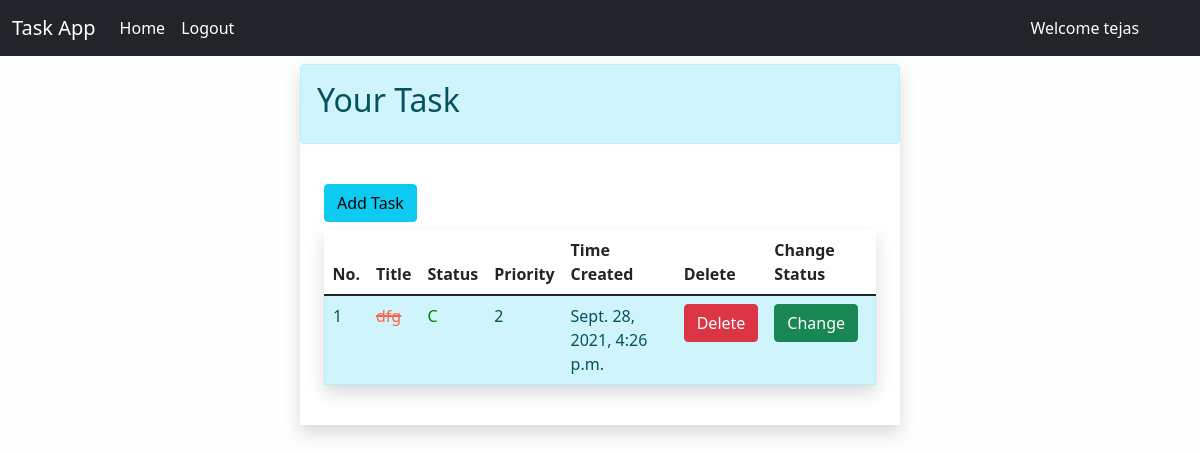
The app's page /view_task/ (signed in) with its own data.
### Task_app/models.py (models this page shows)
class TaskApp(models.Model):
    status_choices=[
        ('C', 'Completed'),
        ('P', 'Pending'),
    ]
    priority_choices=[
        ('1', 'one'),
        ('2', 'two'),
        ('3', 'three'),
        ('4', 'four'),
        ('5', 'five'),
    ]
    title = models.CharField(max_length=30)
    status = models.CharField(max_length=2,choices=status_choices)
    date = models.DateTimeField(auto_now_add=True)
    user = models.ForeignKey(User , on_delete= models.CASCADE)
    priority = models.CharField(max_length=2, choices=priority_choices)

### Task_app/views.py (the view)
# urls.py: path('view_task/', view_task ,name='view_task' ),
def view_task(request):
    if request.user.is_authenticated:
        user = request.user
        form = TaskAppForm()
        tasks = TaskApp.objects.filter(user=user).order_by('priority')
        return render(request, 'view_task.html', {'form': form, 'tasks': tasks})
    else:
        return redirect('ulogin')

### Task_app/templates/view_task.html (shortened to what this page needs)
{% extends 'base.html' %}
{% block content %}
<div class="col-lg-6 shadow mx-auto mt-2 " style="background-color: white;">
    <div class="alert alert-info">
        <h2>Your Task</h2>
    </div>
    <div class="p-4">
        <button class="btn btn-info"><a href="{% url 'add_task' %}" style="text-decoration:none; color:black;">Add
                Task</a></button>
        <br>
        {% if tasks|length == 0 %}
        <div class="alert alert-info text-center" style="margin-top:10px;">
            <p class="display-20" style="font-size:40px;">No Task Available</p>
        </div>
        {% else %}
        <table class="table shadow mt-2">
            <thead>
                <tr>
                    <th>No.</th>
                    <th>Title</th>
                    <th>Status</th>
                    <th>Priority</th>
                    <th>Time Created</th>
                    <th>Delete</th>
                    <th>Change Status</th>
                </tr>
            </thead>
            <tbody>
                {% for task in tasks %}
                <tr class="alert alert-info">
                    <td>{{forloop.counter}}</td>
                    {% if task.status == 'C' %}
                    <td style="color:tomato; text-decoration: line-through 2px solid tomato;">{{task.title}}</td>
                    {% else %}
                    <td style="color:tomato;">{{task.title}}</td>
                    {% endif %}
                    <td style="color:green;">{{task.status}}</td>
                    <td>{{task.priority}}</td>
                    <td>{{task.date}}</td>
                    <td><a href="/delete_task/{{task.id}}"
                    onclick="return confirm('are you sure??? you want to delete the task')" class="btn btn-danger" title="delete">Delete</a></td>
                    {% if task.status == 'C' %}
                    <td><a href="/change_status/{{task.id}}/P" onclick="return confirm('are you sure? you are changing status from completed to pending??')" class="btn btn-success" title="delete">Change</a></td>
                    {% else %}
                    <td><a href="/change_status/{{task.id}}/C"  onclick="return confirm('are you sure? you are changing status from pending to compeleted??')" class="btn btn-success" title="delete">Change</a></td>
                    {% endif %}
                </tr>
                {% endfor %}
            </tbody>
        </table>
        {% endif %}
    </div>
</div>
{% endblock %}

### Task_app/templates/base.html (shortened to what this page needs)
<!doctype html>
<html lang="en">
<head>
    <link href="https://cdn.jsdelivr.net/npm/bootstrap@5.1.1/dist/css/bootstrap.min.css" rel="stylesheet"
>
</head>
<body>
    <nav class="navbar navbar-expand-lg navbar-dark bg-dark">
        <div class="container-fluid">
            <a class="navbar-brand" href="#">Task App</a>
            <div class="collapse navbar-collapse" id="navbarTogglerDemo03">
                <ul class="navbar-nav ml-auto">
                    <li class="nav-item">
                        <a class="nav-link active" href="{% url 'home' %}">Home</a>
                        {% if user.is_authenticated %}
                    </li>
                    <li class="nav-item">
                        <a class="nav-link active" aria-current="page" href="{% url 'ulogout' %}">Logout</a>
                    </li>
                    <li class="nav-item">
                        <a class="nav-link active" aria-current="page" style="margin-left: 780px;">Welcome {{user}}</a>
                    </li>
                        {% endif %}
                </ul>
            </div>
        </div>
    </nav>
    {% block content %}{% endblock %}
</body>
</html>

### Task_app/templates/base.html (style rules this page uses)
body { background-image: linear-gradient(rgba(255, 253, 253, 0.247), rgba(255, 250, 250, 0.253)), url('https://images.unsplash.com/photo-1586281380117-5a60ae2050cc?ixid=MnwxMjA3fDB8MHxwaG90by1wYWdlfHx8fGVufDB8fHx8&ixlib=rb-1.2.1&auto=format&fit=crop&w=870&q=80'); background-repeat: no-repeat; background-size: 100%; height: 100vh; }

### records on screen
TaskApp: title "dfg", status "C", priority "2", date "Sept. 28, 2021, 4:26 p.m."

### other values on screen
{{ user }} "tejas"
